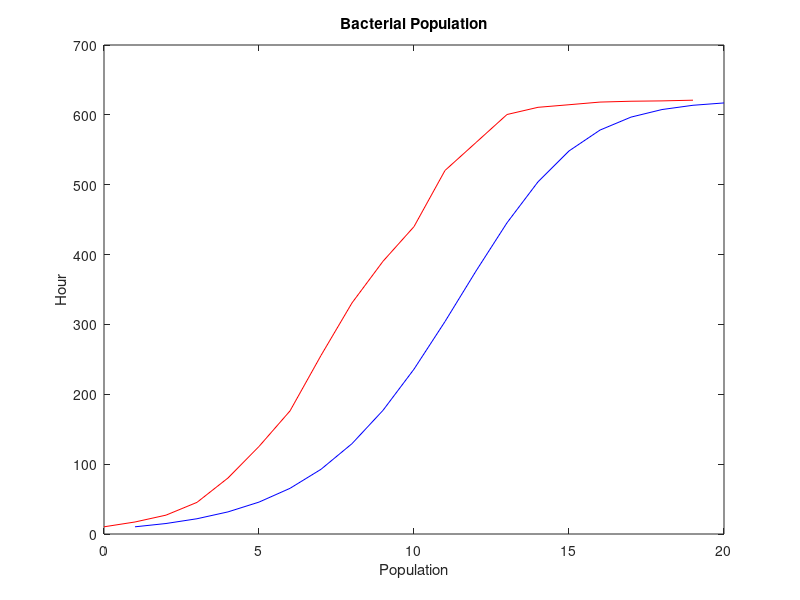

Write the MATLAB code that produced this figure.
clear all;

#1
n = 0:19
a_n = [10.3,17.2,27,45.3,80.2,125.3,176.2,255.6,330.8,390.4,440,520.4,560.4,600.5,610.8,614.5,618.3,619.5,620,621]


plot(n, a_n, 'r')
xlabel('Population')
ylabel('Hour')
title('Bacterial Population')
hold on;

# 2
% carrying capacity

c = 621

for i = 1:19
    delta_a_n(i) = a_n(i+1)-a_n(i);
    x_n(i) = a_n(i)*(c-a_n(i));
end

delta_a_n
x_n


##plot(x_n,delta_a_n, 'o')
p=polyfit(x_n,delta_a_n,1)
b = p(1)

# 3
for i = 1:19
    a_n_pred(1) = a_n(1);
    a_n_pred(i+1) = b*(c-a_n_pred(i))*a_n_pred(i)+a_n_pred(i);
end


plot(a_n_pred, '-b')

